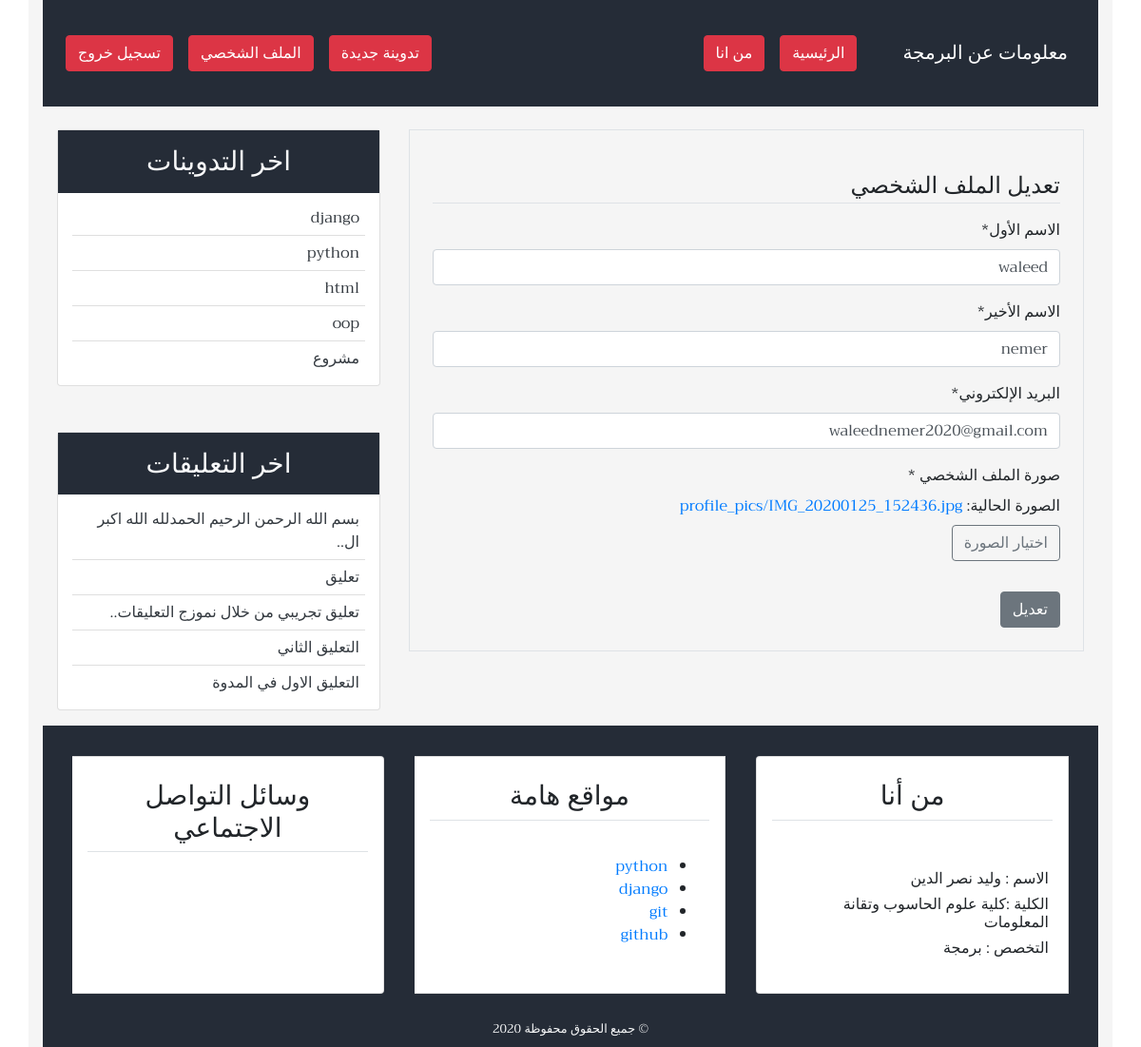
Page /profile_update/ (signed in) on the committed database.
### user/models.py (models this page shows, shortened)
class Profile(models.Model):
    image = models.ImageField(default='default.jpg', upload_to='profile_pics')
    user = models.OneToOneField(User, on_delete=models.CASCADE)

### blog/models.py (models this page shows, shortened)
class Post(models.Model):
    title =       models.CharField(max_length=100)
    content =     models.TextField()
    post_date =   models.DateTimeField(default=timezone.now)
    post_update = models.DateTimeField(auto_now=True)
    author =      models.ForeignKey(User, on_delete=models.CASCADE)
    class Meta:
        ordering = ('-post_date',)

class Comment(models.Model):
    name = models.CharField(max_length=50, verbose_name='الاسم')
    email = models.EmailField(verbose_name='البريد الإلكتروني')
    body = models.TextField(verbose_name='التعليق')
    comment_data = models.DateTimeField(auto_now_add=True)
    active = models.BooleanField(default=False)
    post = models.ForeignKey(Post, on_delete=models.CASCADE, related_name='comments')
    class Meta:
        ordering = ('-comment_data',)

### user/views.py (the view)
# urls.py: path('profile_update/', views.profile_update, name='profile_update'),
@login_required(login_url='login')
def profile_update(request):
    if request.method == 'POST':
        user_form = UserUpdateForm(request.POST, instance=request.user)
        profile_form = ProfileUpdateForm(
            request.POST, request.FILES, instance=request.user.profile)
        if user_form.is_valid and profile_form.is_valid:
            user_form.save()
            profile_form.save()
            messages.success(
                request, 'تم تحديث الملف الشخصي.')
            return redirect('profile')
    else:
        user_form = UserUpdateForm(instance=request.user)
        profile_form = ProfileUpdateForm(instance=request.user.profile)
    context = {
        'title': 'تعديل الملف الشخصي',
        'user_form': user_form,
        'profile_form': profile_form,
    }
    return render(request, 'user/profile_update.html', context)

### user/forms.py
class UserUpdateForm(forms.ModelForm):
    first_name = forms.CharField(label='الاسم الأول')
    last_name =  forms.CharField(label='الاسم الأخير')
    email =      forms.EmailField(label='البريد الإلكتروني')
    class Meta:
        model = User
        fields = ('first_name', 'last_name', 'email')

class ProfileUpdateForm(forms.ModelForm):
    class Meta:
        model = Profile
        fields = ('image',)

### blog/templatetags/post_tag.py (called while the page is built)
@register.inclusion_tag('blog/latest_posts.html')
def latest_posts():
    context = {
        'l_posts': Post.objects.all()[0:5],
    }
    return context

@register.inclusion_tag('blog/latest_comments.html')
def latest_comments():
    context = {
        'l_comments': Comment.objects.filter(active=True)[:5],
    }
    return context

### user/templates/user/profile_update.html (shortened to what this page needs)
{% extends 'blog/base.html' %}
{% block content %}
{% load crispy_forms_tags %}
<div class="border p-4 mb-5">
          <legend class="border-bottom pd-2 mb-3 mt-3">تعديل الملف الشخصي</legend>
          <form method="POST" enctype="multipart/form-data">
              {{user_form|crispy}}
              <div>
                <span class="mb-2" style="display: block">صورة الملف الشخصي *</span>
                الصورة الحالية: <a href="{{user.profile.image.url}}">{{user.profile.image}}</a>
                <br>
                <label for="image" class="btn btn-outline-secondary mt-2">اختيار الصورة</label>
            </div>
              <input class="btn btn-secondary mt-4" type="submit" value="تعديل">
          </form>
</div>
{% endblock content %}

### blog/templates/blog/latest_posts.html
<ul class="list-group-flush  latest-post">
    {% for post in l_posts %}
    <li class="list-group-item  latest-post-item">
         <a class="text-dark" href="{% url 'detail' post.id %}">{{post.title}}</a>
    </li>
    {% endfor %}
</ul>

### blog/templates/blog/latest_comments.html
<ul class="list-group-flush  latest-comment">
    {% for comment in l_comments %}
    <li class="list-group-item  latest-comment-item">
        <a class="text-dark" href="{% url 'detail' comment.post.id %}">
            {%if comment.body|length > 25 %}
            {{comment.body|slice:'45'}}..
            {% else %}
            {{comment.body}}
            {% endif %}
        </a>
    </li>
    {% empty %}
    <li class="list-group-item latest-comment-item">لا يوجد تعليقات</li>
    {% endfor %}
</ul>

### blog/static/blog/css/main.css (style rules this page uses)
html, body { direction: rtl; text-align: right; }
body { font-family: 'Trirong', sans-serif; }
.latest-post, .latest-comment { padding: 0 15px; }
.latest-post .latest-post-item, .latest-comment .latest-comment-item { padding: 6px; }
.latest-post li:first-child, .latest-comment li:first-child { border-top: 0; }
.latest-post li:last-child, .latest-comment li:last-child { border-bottom: 0; padding-bottom: 0; }

### rows in the picture
Post: title "django"
Post: title "python"
Post: title "html"
Post: title "oop"
Post: title "مشروع"
Comment: body "بسم الله الرحمن الرحيم الحمدلله الله اكبر ال"
Comment: body "تعليق"
Comment: body "تعليق تجريبي من خلال نموزج التعليقات"
Comment: body "التعليق الثاني"
Comment: body "التعليق الاول في المدوة"

### other values in the picture
{{ user.profile.image }} "profile_pics/IMG_20200125_152436.jpg"
